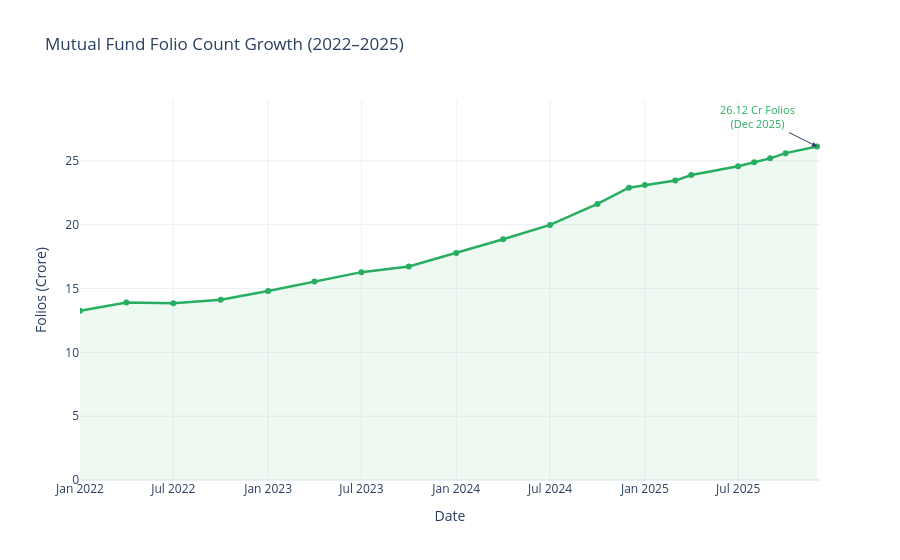

This figure's notebook cell:
### Code cell
# Cell 12 — Plot
folios["date_dt"] = pd.to_datetime(folios["month"])   # ← fixed
folios_sorted = folios.sort_values("date_dt")

fig = go.Figure()
fig.add_trace(go.Scatter(
    x=folios_sorted["date_dt"],
    y=folios_sorted["total_folios_crore"],
    mode="lines+markers",
    line=dict(color="#27ae60", width=2.5),
    fill="tozeroy",
    fillcolor="rgba(39, 174, 96, 0.08)",
    name="Total Folios",
))
fig.add_annotation(
    x=folios_sorted["date_dt"].iloc[-1],
    y=folios_sorted["total_folios_crore"].iloc[-1],
    text="26.12 Cr Folios<br>(Dec 2025)",
    showarrow=True, arrowhead=2, ax=-60, ay=-30,
    font=dict(size=11, color="#27ae60"),
)
fig.update_layout(
    title="Mutual Fund Folio Count Growth (2022–2025)",
    xaxis_title="Date",
    yaxis_title="Folios (Crore)",
    template="plotly_white",
)
fig.write_html(str(CHARTS / "folio_count_growth.html"))
fig.show()
print("✓ Saved folio_count_growth.html")

### Figure 1 — Plotly figure (JSON) as saved in the notebook; plotly's stock layout.template omitted (floating-point values rounded to 4 significant figures)
{"data": [{"fill": "tozeroy", "fillcolor": "rgba(39, 174, 96, 0.08)", "line": {"color": "#27ae60", "width": 2.5}, "mode": "lines+markers", "name": "Total Folios", "type": "scatter", "x": ["2022-01-01T00:00:00.000000000", "2022-04-01T00:00:00.000000000", "2022-07-01T00:00:00.000000000", "2022-10-01T00:00:00.000000000", "2023-01-01T00:00:00.000000000", "2023-04-01T00:00:00.000000000", "2023-07-01T00:00:00.000000000", "2023-10-01T00:00:00.000000000", "2024-01-01T00:00:00.000000000", "2024-04-01T00:00:00.000000000", "2024-07-01T00:00:00.000000000", "2024-10-01T00:00:00.000000000", "2024-12-01T00:00:00.000000000", "2025-01-01T00:00:00.000000000", "2025-03-01T00:00:00.000000000", "2025-04-01T00:00:00.000000000", "2025-07-01T00:00:00.000000000", "2025-08-01T00:00:00.000000000", "2025-09-01T00:00:00.000000000", "2025-10-01T00:00:00.000000000", "2025-12-01T00:00:00.000000000"], "y": [13.26, 13.91, 13.85, 14.12, 14.81, 15.54, 16.28, 16.72, 17.78, 18.85, 19.98, 21.62, 22.89, 23.1, 23.45, 23.89, 24.57, 24.89, 25.19, 25.6, 26.12]}], "layout": {"annotations": [{"arrowhead": 2, "ax": -60, "ay": -30, "font": {"color": "#27ae60", "size": 11}, "showarrow": true, "text": "26.12 Cr Folios<br>(Dec 2025)", "x": "2025-12-01T00:00:00", "y": 26.12}], "title": {"text": "Mutual Fund Folio Count Growth (2022–2025)"}, "xaxis": {"title": {"text": "Date"}}, "yaxis": {"title": {"text": "Folios (Crore)"}}}}
